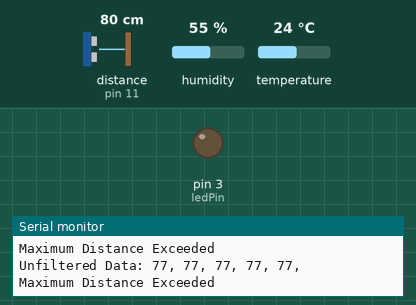
A sketch run on a simulated Arduino Uno, built with avr-gcc and run on an emulated ATmega328P. On the bench: output pins drawn as LEDs (lit = HIGH), the last lines printed to the serial monitor. Wiring (inferred from the names in the program): ultrasonic range finder: trigger pin 12; echo pin 11. Inputs (shaded band) come from the test bench; at power-on: distance to the obstacle (sensor on pin 11) 80 cm, humidity 55 %, temperature 24 °C. The echo pulse lasts 58.3 µs per cm; pins used as bus, display or sensor lines are not drawn.

Above: at 1.2 s.
1.3 s: distance to the obstacle (sensor on pin 11) set to 2 cm
At 2.4 s:
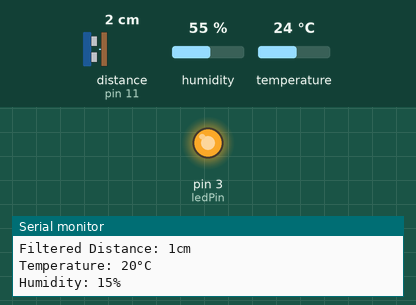
3.5 s: distance to the obstacle (sensor on pin 11) set to 9 cm
At 5.0 s:
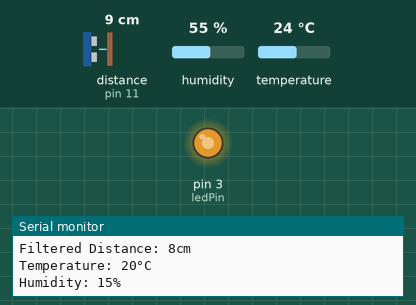
5.6 s: distance to the obstacle (sensor on pin 11) set to 18 cm
At 7.5 s:
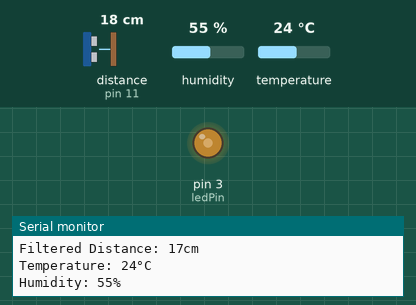
Timing chart, 0 to 9.0 s (numbered marks = the images above; inputs shaded):
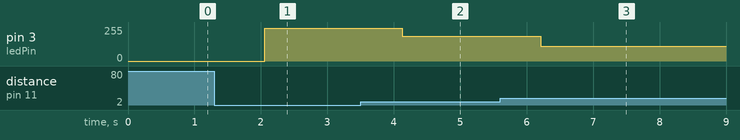

The sketch:

ultrasonic_sensor.ino
```cpp
/*********************************************************************
 *  Class: ELEC 1520 EMBEDDED SYSTEMS ENGINEERING I                  *
 *  Author: Patrick Tafoya                                           *
 *  Instructor: Diane Williams                                       *
 *  Date: 05/01/2018                                                 *
 *  Assignment: Arduino Ultra Sonic Sensor Lab                       *
 *                                                                   *
 *  Written and Tested for:                                          *
 *    Software: Arduino v1.8.5                                       *
 *    Hardware: Arduino Uno                                          *
 *    OS: Windows 10                                                 *
 *                                                                   *
 *  Description:                                                     *
 *    Create a program that utilizes both the Ultrasonic sensor      *
 *    and DHT11 Temp and Humidity module to calculate the distance   *
 *    of an object. LED indicator will light when object             *
 *    is within the range of 30cm and increase in brightness the     *
 *    closer it gets to the sensor. A median filter will be used     *
 *    to filter out spikes in the raw data. Temp will be used to     *
 *    update speed of sound for calculations                         *
 ********************************************************************/


#include <SimpleDHT.h>

//Sample temp every 5 sec, 1/5Hz
#define TEMP_SAMPLE 5000
//defaults to be displayed if DHT11 fails
#define DEFAULT_TEMP 20
#define DEFAULT_HUMIDITY 15

const int ledPin = 3;
const int tempPin = 2;
const int trigPin = 12;
const int echoPin = 11;
int distanceArray[5];
static unsigned long tempTime;
static unsigned long ledTime;
//Initialize DHT11
SimpleDHT11 therm;
static int distance;
static int ledValue;
//Initialize temp and humidity to default
byte currentTemp = DEFAULT_TEMP;
byte currentHum = DEFAULT_HUMIDITY;

//FUNCTION HEADER//
unsigned long get_ultrasonic_measurement(void);
unsigned long calcDistance(void);
void fillArray(int a[], int aSize);
void bubbleSort(int a[], int aSize);
int filterMedian(int a[], int aSize);
void updateLed(void);
bool readTemperature(byte *temperature, byte *humidity, byte data[40]);
void updateTemp(void);


void setup() {
  //initialize serial communication
  Serial.begin(9600);
  //Pin 12 to output mode
  pinMode(trigPin, OUTPUT);
  //Pin 11 to input mode
  pinMode(echoPin, INPUT);
  //Initialize time for Temp read
  tempTime = millis();

}

void loop(){
  //update temp to use in distance calculations
  updateTemp();
  //fill array with distance values for filtering
  fillArray(distanceArray, 5);
  //distance is Median filter value
  distance = filterMedian(distanceArray, 5);
  //update LED brightness
  updateLed();
  //Print results to serial monitor
  if(distance > 30){
    Serial.println("");
    Serial.println("Maximum Distance Exceeded");
    Serial.println("");
    delay(1000);
  }
  else{
    Serial.println("");
    Serial.print("Filtered Distance: ");
    Serial.print(distance);
    Serial.println("cm");
    Serial.print("Temperature: ");
    Serial.print(currentTemp);
    Serial.println("°C");
    Serial.print("Humidity: ");
    Serial.print(currentHum);
    Serial.println("%");
    Serial.println("");
    delay(1000);
  }
}


/**********
 * Name: get_ultrasonic_measurement
 * Description: uses ultrasonic sensor to return an echo pulse length
 * Parameters: void
 * Return: unsigned long echo pulse length
 **********/
unsigned long get_ultrasonic_measurement(void)
{
  unsigned long startTime;
  unsigned long endTime;
  unsigned long elapsedTime;
  //Set trigger line low for a brief interval, 2 microseconds
  digitalWrite(trigPin, LOW);
  delayMicroseconds(2);
  //Change the trigger line from low to high
  digitalWrite(trigPin, HIGH);
  //Hold the trigger line high for at least 10 microseconds
  delayMicroseconds(10);
  //Pull trigger line low
  digitalWrite(trigPin, LOW);
  //Start timer when the echo line rises from low to high
  while(digitalRead(echoPin) == LOW){}
  startTime = micros();
  //Continue timing until echo line falls from high to low
  while(digitalRead(echoPin) == HIGH){}
  //Stop timer
  endTime = micros();
  //Measure elapsed time
  elapsedTime = endTime - startTime;
  return elapsedTime;
  //delay(100);
}

/**********
 * Name: calcDistance
 * Description: Uses echo pulse measurment to calculate distance
 * Parameters: void
 * Return: Unsigned long object distance in CM
 **********/
unsigned long calcDistance(void)
{
  static unsigned long pulseDuration;
  static unsigned long distanceCm;
  unsigned long echoWidth = pulseWidth();
  pulseDuration = get_ultrasonic_measurement();
  distanceCm = pulseDuration / echoWidth;
  return distanceCm;
  //10Hz = 10 times per second = 100 milliseconds
  delay(100);
}

/**********
 * Name: fillArray
 * Description: Converts distance measurements to ints and stores in array for filtering
 * Parameters: int a[], a one dimensional array
 *             int aSize, the size of the array
 * Return: void
 **********/
void fillArray(int a[], int aSize)
{
  Serial.print("Unfiltered Data: ");
  for(int i = 0; i < aSize; i++)
  {
    a[i] = int(calcDistance());
    Serial.print(a[i]);
    Serial.print(", ");
  }

}

/**********
 * Name: bubbleSort
 * Description: Sorts array elements in increasing numerical value
 * Parameters: int a[], a one dimensional array
 *             int aSize, the size of the array
 * Return: void
 **********/
void bubbleSort(int a[], int aSize)
{
    //sort array in increasing numerical order
    //use to find median value
    for(int outer = 0; outer < aSize; outer++)
    {
        for(int inner = 1; inner < aSize; inner++)
        {
            if(a[outer] < a[inner])
            {
                int temp = a[outer];
                a[outer] = a[inner];
                a[inner] = temp;
            }
        }
    }
}

/**********
 * Name: filterMedian
 * Description: finds median of sorted 5 element 1D array
 * Parameters: int a[], a one dimensional array
 *             int aSize, the size of the array
 * Return: int median value
 **********/
int filterMedian(int a[], int aSize)
{
  int medianValue;
  bubbleSort(a, aSize);
  //array will have aSize 5
  //median will be in a[2] after bubble sort
  medianValue = (a[2]);

  return medianValue;
}

/**********
 * Name: updateLed
 * Description: Updates the brightness of LED indicator based off object distance
 *              converts distance to appropriate analog read value from 0-255
 * Parameters: void
 * Return: void
 ***********/
void updateLed(void)
{
  //LED off if max distance passed
  if(int(distance) > 30)
  {
    ledValue = 0;
  }
  else
  {
    //LED brighter the closer the object
    //Distance Range is 2cm - 30cm
    //255 / 30 = 8.5
    ledValue = (255 - (int(distance * 8.5)));
  }
  //Write value to LED pin
  analogWrite(ledPin, ledValue);
}

/**********
 * Name: readTemperature
 * Description: Tests functionality of DHT11
 * Parameters: byte *temperature, pointer to temp read by unit
 *             byte *humidity, pointer to humidity read by unit
 *             byte data[40],
 * Return: Boolean, true or false
 **********/
bool readTemperature(byte *temperature, byte *humidity, byte data[40])
{
  //Test if thermometer is functioning
  if (therm.read(tempPin, temperature, humidity, data)) {
    return false;
  }
  else return true;
}

/**********
 * Name: updateTemp
 * Description: Updates temp and humidity ONLY if readTemperature returns true
 * Parameters: void
 * Return: void
 **********/
void updateTemp(void)
{
  static byte temperature, humidity, data[40];

  if( millis() - tempTime > TEMP_SAMPLE){
    //update values ONLY when read is successful
    if(readTemperature(&temperature, &humidity, data) == true){
      currentTemp = temperature;
      currentHum = humidity;
    }
    //update time for next reading
    tempTime = millis();
  }
}

/**********
 * Name: pulseWidth
 * Description: Calculates the echo pulse width based off adjusted speed of
 *              sound determined by current temperature reading.
 * Parameters: void
 * Return: unsigned long, pulse width.
 **********/
unsigned long pulseWidth(void)
{
  double velocityMps;
  double velocityCmpus;
  double deltaTus;
  //account for temperature
  velocityMps = (331.4 + (0.06 * double(currentTemp)));
  velocityCmpus = (velocityMps / 10000.0);
  deltaTus = (1 / velocityCmpus);
  return (long(2.0 * deltaTus));
}
```

Measured:
- after the input at 1.3 s, pin 3 (ledPin): 0/255 → 247/255 after 0.76 s
- after the input at 3.5 s, pin 3 (ledPin): 247/255 → 187/255 after 0.62 s
- after the input at 5.6 s, pin 3 (ledPin): 187/255 → 111/255 after 0.61 s
